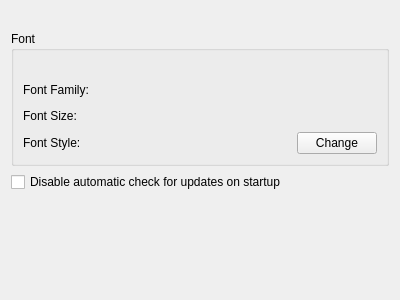
<?xml version="1.0" encoding="UTF-8"?>
<ui version="4.0">
 <class>MiscConfig</class>
 <widget class="QWidget" name="MiscConfig">
  <property name="geometry">
   <rect>
    <x>0</x>
    <y>0</y>
    <width>400</width>
    <height>300</height>
   </rect>
  </property>
  <property name="windowTitle">
   <string>Form</string>
  </property>
  <layout class="QVBoxLayout" name="verticalLayout_2">
   <item>
    <widget class="QLabel" name="labelExplain">
     <property name="font">
      <font>
       <weight>75</weight>
       <bold>true</bold>
      </font>
     </property>
     <property name="text">
      <string/>
     </property>
    </widget>
   </item>
   <item>
    <widget class="QGroupBox" name="groupBox">
     <property name="title">
      <string>Font</string>
     </property>
     <layout class="QVBoxLayout" name="verticalLayout">
      <item>
       <widget class="QLabel" name="labelExplainFont">
        <property name="font">
         <font>
          <weight>75</weight>
          <bold>true</bold>
         </font>
        </property>
        <property name="text">
         <string/>
        </property>
       </widget>
      </item>
      <item>
       <layout class="QHBoxLayout" name="horizontalLayout">
        <item>
         <widget class="QLabel" name="label_2">
          <property name="sizePolicy">
           <sizepolicy hsizetype="Preferred" vsizetype="Maximum">
            <horstretch>0</horstretch>
            <verstretch>0</verstretch>
           </sizepolicy>
          </property>
          <property name="minimumSize">
           <size>
            <width>100</width>
            <height>0</height>
           </size>
          </property>
          <property name="text">
           <string>Font Family:</string>
          </property>
         </widget>
        </item>
        <item>
         <widget class="QLabel" name="labelFontName">
          <property name="sizePolicy">
           <sizepolicy hsizetype="Preferred" vsizetype="Maximum">
            <horstretch>0</horstretch>
            <verstretch>0</verstretch>
           </sizepolicy>
          </property>
          <property name="minimumSize">
           <size>
            <width>100</width>
            <height>0</height>
           </size>
          </property>
          <property name="text">
           <string/>
          </property>
         </widget>
        </item>
        <item>
         <spacer name="horizontalSpacer_3">
          <property name="orientation">
           <enum>Qt::Horizontal</enum>
          </property>
          <property name="sizeHint" stdset="0">
           <size>
            <width>40</width>
            <height>20</height>
           </size>
          </property>
         </spacer>
        </item>
       </layout>
      </item>
      <item>
       <layout class="QHBoxLayout" name="horizontalLayout_2">
        <item>
         <widget class="QLabel" name="label_3">
          <property name="sizePolicy">
           <sizepolicy hsizetype="Preferred" vsizetype="Maximum">
            <horstretch>0</horstretch>
            <verstretch>0</verstretch>
           </sizepolicy>
          </property>
          <property name="minimumSize">
           <size>
            <width>100</width>
            <height>0</height>
           </size>
          </property>
          <property name="text">
           <string>Font Size:</string>
          </property>
         </widget>
        </item>
        <item>
         <widget class="QLabel" name="labelFontSize">
          <property name="sizePolicy">
           <sizepolicy hsizetype="Preferred" vsizetype="Maximum">
            <horstretch>0</horstretch>
            <verstretch>0</verstretch>
           </sizepolicy>
          </property>
          <property name="minimumSize">
           <size>
            <width>100</width>
            <height>0</height>
           </size>
          </property>
          <property name="text">
           <string/>
          </property>
         </widget>
        </item>
        <item>
         <spacer name="horizontalSpacer_2">
          <property name="orientation">
           <enum>Qt::Horizontal</enum>
          </property>
          <property name="sizeHint" stdset="0">
           <size>
            <width>40</width>
            <height>20</height>
           </size>
          </property>
         </spacer>
        </item>
       </layout>
      </item>
      <item>
       <layout class="QHBoxLayout" name="horizontalLayout_3">
        <item>
         <widget class="QLabel" name="label_4">
          <property name="sizePolicy">
           <sizepolicy hsizetype="Preferred" vsizetype="Maximum">
            <horstretch>0</horstretch>
            <verstretch>0</verstretch>
           </sizepolicy>
          </property>
          <property name="minimumSize">
           <size>
            <width>100</width>
            <height>0</height>
           </size>
          </property>
          <property name="text">
           <string>Font Style:</string>
          </property>
         </widget>
        </item>
        <item>
         <widget class="QLabel" name="labelFontStyle">
          <property name="sizePolicy">
           <sizepolicy hsizetype="Preferred" vsizetype="Maximum">
            <horstretch>0</horstretch>
            <verstretch>0</verstretch>
           </sizepolicy>
          </property>
          <property name="minimumSize">
           <size>
            <width>100</width>
            <height>0</height>
           </size>
          </property>
          <property name="text">
           <string/>
          </property>
         </widget>
        </item>
        <item>
         <spacer name="horizontalSpacer">
          <property name="orientation">
           <enum>Qt::Horizontal</enum>
          </property>
          <property name="sizeHint" stdset="0">
           <size>
            <width>40</width>
            <height>20</height>
           </size>
          </property>
         </spacer>
        </item>
        <item>
         <widget class="QPushButton" name="buttonChangeFont">
          <property name="text">
           <string>Change</string>
          </property>
         </widget>
        </item>
       </layout>
      </item>
     </layout>
    </widget>
   </item>
   <item>
    <widget class="QCheckBox" name="checkBoxDisableAutomaticUpdate">
     <property name="text">
      <string>Disable automatic check for updates on startup</string>
     </property>
    </widget>
   </item>
   <item>
    <spacer name="verticalSpacer">
     <property name="orientation">
      <enum>Qt::Vertical</enum>
     </property>
     <property name="sizeHint" stdset="0">
      <size>
       <width>20</width>
       <height>40</height>
      </size>
     </property>
    </spacer>
   </item>
  </layout>
 </widget>
 <resources/>
 <connections/>
</ui>
